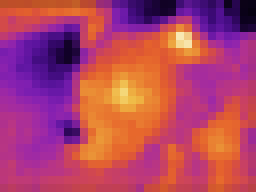
#> input picture Screenshot 2023-11-21 161538_smaller.png, 32 x 24 px (shown 8 times larger)
$ python img_scale_up.py
#> lines starting #> are read from the running program, lines starting #| are printed output that depends on the picture
import cv2
import numpy as np

# upscale the image and make it sharper

def upscale_image(image, scale_percent = 3000):
    # upscale the image
#> called with scale_percent = 2000
    width = int(image.shape[1] * scale_percent / 100)
#> width = 640
    height = int(image.shape[0] * scale_percent / 100)
#> height = 480

    dim = (width, height)
#> dim = (640, 480)

    # resize image
    image = cv2.resize(image, dim, interpolation=cv2.INTER_AREA)

    # sharpen the image
    kernel_sharpening = np.array([[-1, -1, -1],
                                  [-1, 9, -1],
                                  [-1, -1, -1]])
    # applying the sharpening kernel to the input image & displaying it.
    image = cv2.filter2D(image, -1, kernel_sharpening)
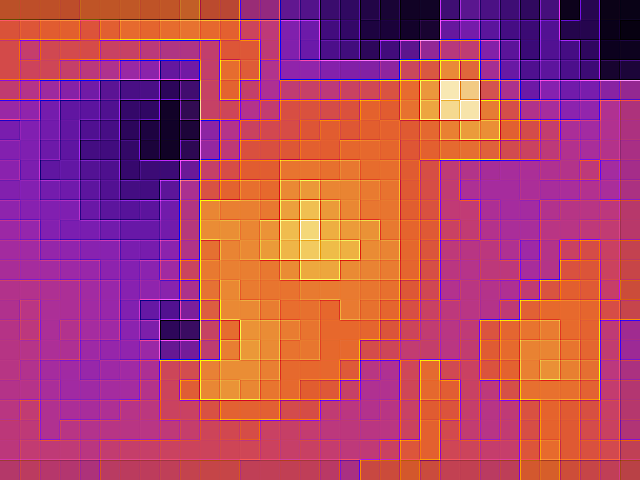
#> image: shape (480, 640, 3); mean of channels 0, 1, 2 102.2, 67.3, 177; drawn as B, G, R
    return image

cv2.imshow("upscaled",upscale_image(cv2.imread('Screenshot 2023-11-21 161538_smaller.png'),2000))
cv2.waitKey(0)
